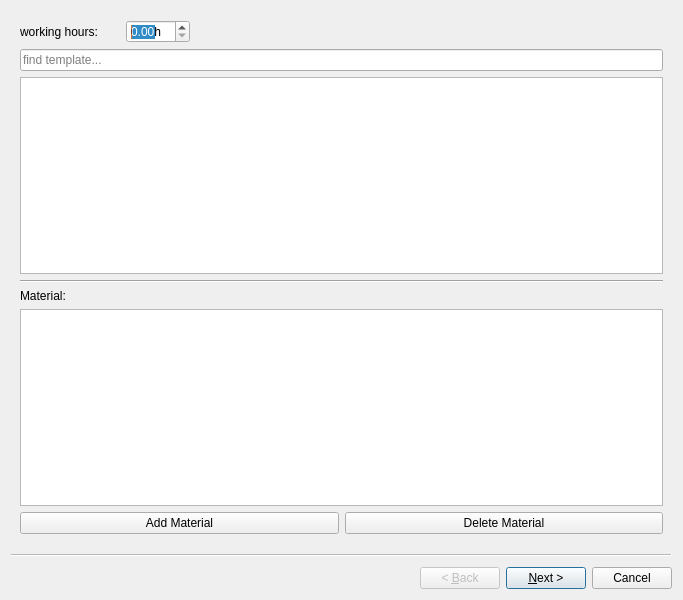
<?xml version="1.0" encoding="UTF-8"?>
<ui version="4.0">
 <class>BillItemWizard</class>
 <widget class="QWizard" name="BillItemWizard">
  <property name="geometry">
   <rect>
    <x>0</x>
    <y>0</y>
    <width>683</width>
    <height>600</height>
   </rect>
  </property>
  <property name="windowTitle">
   <string>Wizard</string>
  </property>
  <widget class="QWizardPage" name="wizardPage1">
   <layout class="QVBoxLayout" name="verticalLayout">
    <item>
     <layout class="QHBoxLayout" name="horizontalLayout_3">
      <item>
       <widget class="QLabel" name="label_5">
        <property name="minimumSize">
         <size>
          <width>100</width>
          <height>0</height>
         </size>
        </property>
        <property name="text">
         <string>working hours:</string>
        </property>
       </widget>
      </item>
      <item>
       <widget class="QDoubleSpinBox" name="sbWorkingHours">
        <property name="suffix">
         <string>h</string>
        </property>
        <property name="singleStep">
         <double>0.500000000000000</double>
        </property>
       </widget>
      </item>
      <item>
       <spacer name="horizontalSpacer_3">
        <property name="orientation">
         <enum>Qt::Horizontal</enum>
        </property>
        <property name="sizeHint" stdset="0">
         <size>
          <width>40</width>
          <height>20</height>
         </size>
        </property>
       </spacer>
      </item>
     </layout>
    </item>
    <item>
     <widget class="QLineEdit" name="leSearchTemplate">
      <property name="placeholderText">
       <string>find template...</string>
      </property>
     </widget>
    </item>
    <item>
     <widget class="QTableView" name="tblTemplates">
      <property name="editTriggers">
       <set>QAbstractItemView::NoEditTriggers</set>
      </property>
      <property name="selectionMode">
       <enum>QAbstractItemView::SingleSelection</enum>
      </property>
      <property name="selectionBehavior">
       <enum>QAbstractItemView::SelectRows</enum>
      </property>
      <attribute name="horizontalHeaderStretchLastSection">
       <bool>true</bool>
      </attribute>
     </widget>
    </item>
    <item>
     <widget class="Line" name="line">
      <property name="orientation">
       <enum>Qt::Horizontal</enum>
      </property>
     </widget>
    </item>
    <item>
     <widget class="QLabel" name="label_12">
      <property name="text">
       <string>Material:</string>
      </property>
     </widget>
    </item>
    <item>
     <widget class="QTableView" name="tblMaterial">
      <property name="editTriggers">
       <set>QAbstractItemView::AllEditTriggers</set>
      </property>
      <property name="selectionMode">
       <enum>QAbstractItemView::SingleSelection</enum>
      </property>
      <property name="selectionBehavior">
       <enum>QAbstractItemView::SelectRows</enum>
      </property>
      <attribute name="horizontalHeaderStretchLastSection">
       <bool>true</bool>
      </attribute>
     </widget>
    </item>
    <item>
     <layout class="QHBoxLayout" name="horizontalLayout_2">
      <item>
       <widget class="QPushButton" name="btnAddMaterial">
        <property name="text">
         <string>Add Material</string>
        </property>
        <property name="icon">
         <iconset>
          <normaloff>:/icon/images/plus.png</normaloff>:/icon/images/plus.png</iconset>
        </property>
       </widget>
      </item>
      <item>
       <widget class="QPushButton" name="btnDeleteMaterial">
        <property name="text">
         <string>Delete Material</string>
        </property>
        <property name="icon">
         <iconset>
          <normaloff>:/icon/images/Delete-icon.png</normaloff>:/icon/images/Delete-icon.png</iconset>
        </property>
       </widget>
      </item>
     </layout>
    </item>
   </layout>
  </widget>
  <widget class="QWizardPage" name="wizardPage2">
   <layout class="QVBoxLayout" name="verticalLayout_2">
    <item>
     <widget class="QLabel" name="label">
      <property name="sizePolicy">
       <sizepolicy hsizetype="Preferred" vsizetype="Preferred">
        <horstretch>0</horstretch>
        <verstretch>0</verstretch>
       </sizepolicy>
      </property>
      <property name="text">
       <string>Article Description:</string>
      </property>
     </widget>
    </item>
    <item>
     <widget class="QTextEdit" name="textEditArticleDesc">
      <property name="maximumSize">
       <size>
        <width>1600000</width>
        <height>1600000</height>
       </size>
      </property>
      <property name="lineWrapMode">
       <enum>QTextEdit::NoWrap</enum>
      </property>
      <property name="lineWrapColumnOrWidth">
       <number>250</number>
      </property>
     </widget>
    </item>
    <item>
     <layout class="QGridLayout" name="gridLayout">
      <item row="2" column="8">
       <widget class="QDoubleSpinBox" name="sbPricePerUnit">
        <property name="minimumSize">
         <size>
          <width>80</width>
          <height>25</height>
         </size>
        </property>
        <property name="font">
         <font>
          <pointsize>10</pointsize>
         </font>
        </property>
        <property name="suffix">
         <string>€</string>
        </property>
        <property name="minimum">
         <double>0.000000000000000</double>
        </property>
        <property name="maximum">
         <double>9999.989999999999782</double>
        </property>
       </widget>
      </item>
      <item row="1" column="8">
       <widget class="QLabel" name="label_3">
        <property name="text">
         <string>Price per Unit</string>
        </property>
       </widget>
      </item>
      <item row="2" column="6">
       <widget class="QLineEdit" name="leUnit">
        <property name="sizePolicy">
         <sizepolicy hsizetype="Minimum" vsizetype="Fixed">
          <horstretch>0</horstretch>
          <verstretch>0</verstretch>
         </sizepolicy>
        </property>
        <property name="minimumSize">
         <size>
          <width>100</width>
          <height>0</height>
         </size>
        </property>
        <property name="maximumSize">
         <size>
          <width>50</width>
          <height>16777215</height>
         </size>
        </property>
        <property name="text">
         <string>Stk.</string>
        </property>
       </widget>
      </item>
      <item row="1" column="6">
       <widget class="QLabel" name="label_9">
        <property name="text">
         <string>Unit</string>
        </property>
       </widget>
      </item>
      <item row="2" column="7">
       <widget class="QLabel" name="lblCostPerArticle">
        <property name="text">
         <string>TextLabel</string>
        </property>
        <property name="alignment">
         <set>Qt::AlignCenter</set>
        </property>
       </widget>
      </item>
      <item row="1" column="7">
       <widget class="QLabel" name="label_6">
        <property name="text">
         <string>Cost per Unit</string>
        </property>
       </widget>
      </item>
      <item row="2" column="3">
       <widget class="QDoubleSpinBox" name="sbQuantity">
        <property name="maximum">
         <double>9999999.990000000223517</double>
        </property>
       </widget>
      </item>
      <item row="1" column="3">
       <widget class="QLabel" name="label_10">
        <property name="text">
         <string>Quantity</string>
        </property>
       </widget>
      </item>
     </layout>
    </item>
    <item>
     <spacer name="verticalSpacer_2">
      <property name="orientation">
       <enum>Qt::Vertical</enum>
      </property>
      <property name="sizeHint" stdset="0">
       <size>
        <width>20</width>
        <height>142</height>
       </size>
      </property>
     </spacer>
    </item>
    <item>
     <widget class="QGroupBox" name="gbTemplate">
      <property name="title">
       <string>Sa&amp;ve as new Template</string>
      </property>
      <property name="checkable">
       <bool>true</bool>
      </property>
      <property name="checked">
       <bool>false</bool>
      </property>
      <layout class="QVBoxLayout" name="verticalLayout_3">
       <item>
        <layout class="QFormLayout" name="formLayout">
         <item row="0" column="0">
          <widget class="QLabel" name="lblname">
           <property name="text">
            <string>Name:</string>
           </property>
          </widget>
         </item>
         <item row="0" column="1">
          <widget class="QLineEdit" name="leTemplateName"/>
         </item>
         <item row="1" column="0">
          <widget class="QLabel" name="lblOrg">
           <property name="text">
            <string>Organisation:</string>
           </property>
          </widget>
         </item>
         <item row="1" column="1">
          <widget class="QLineEdit" name="leTemplateOrg"/>
         </item>
        </layout>
       </item>
      </layout>
     </widget>
    </item>
   </layout>
  </widget>
 </widget>
 <resources/>
 <connections/>
</ui>
